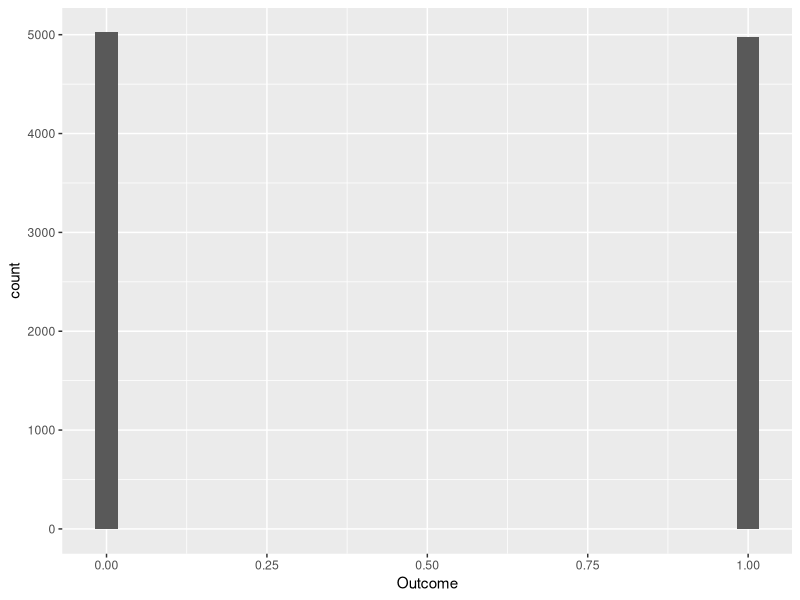
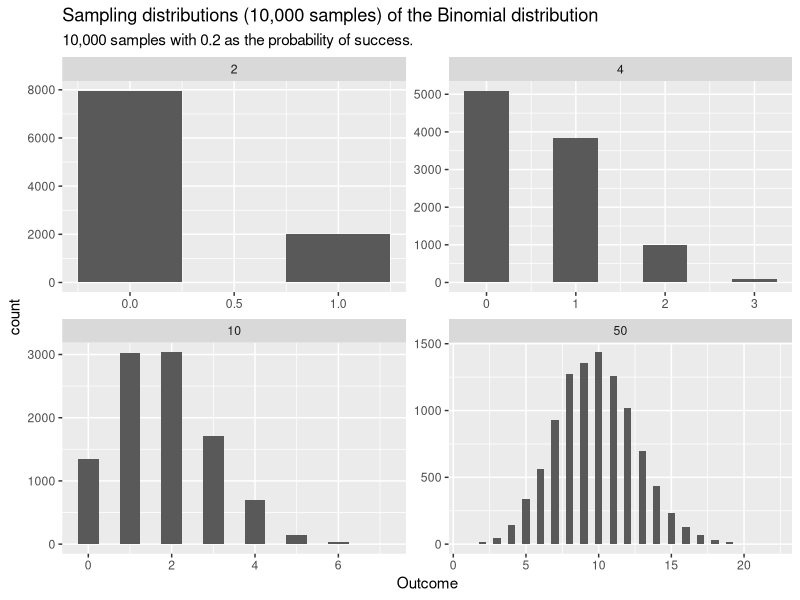
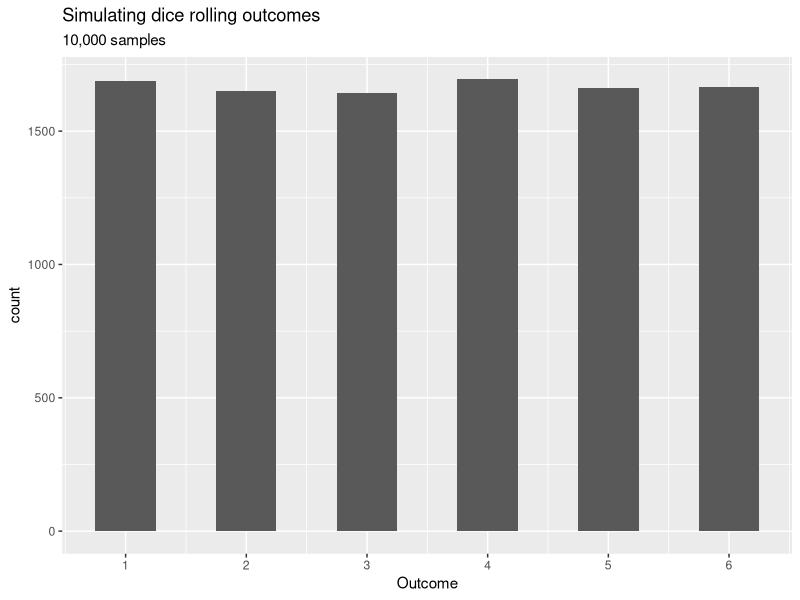
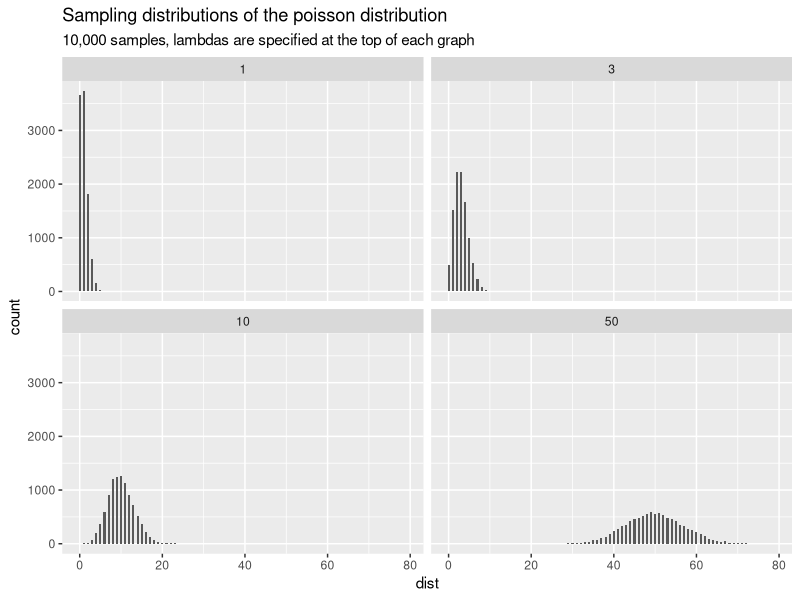
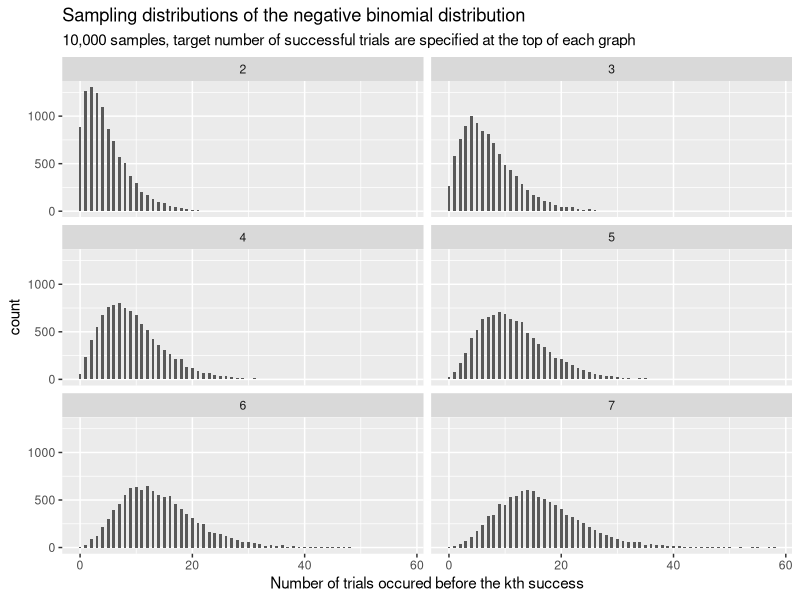
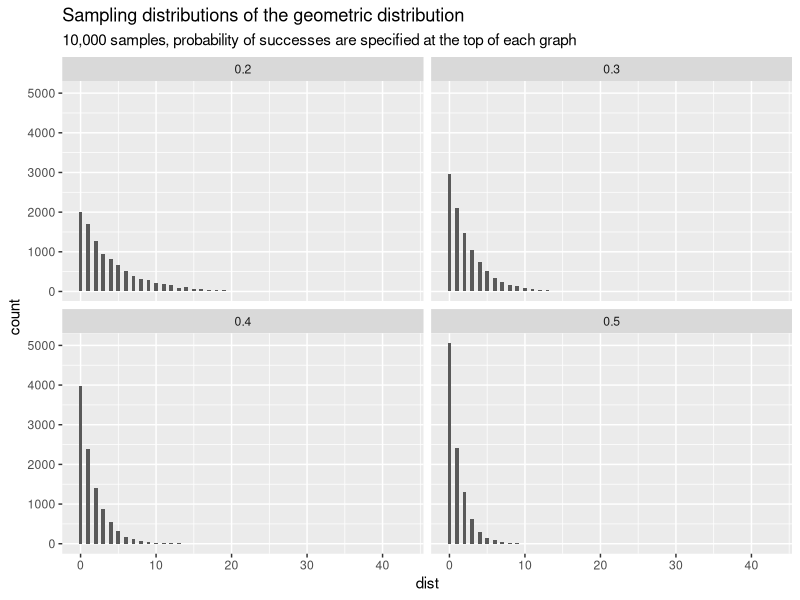

The R script that drew these images, in order:
library(tidyverse)
library(ggplot2)

# Set for reproducibility
set.seed(777)
sampleSize <- 10000

# Bernoulli
data <- tibble(Outcome = rbinom(sampleSize, 1, 0.5))

ggplot(data, aes(x = Outcome)) + geom_histogram()


# Binomial
dataBinom2 <- tibble(Outcome = rbinom(sampleSize, 1, 0.2), OutcomeNo=2)
dataBinom4 <- tibble(Outcome = rbinom(sampleSize, 3, 0.2), OutcomeNo=4)
dataBinom10 <- tibble(Outcome = rbinom(sampleSize, 9, 0.2), OutcomeNo=10)
dataBinom50 <- tibble(Outcome = rbinom(sampleSize, 49, 0.2), OutcomeNo=50)

data <- bind_rows(dataBinom2, dataBinom4, dataBinom10, dataBinom50)

ggplot(data, aes(x = Outcome)) + 
  geom_histogram(binwidth = .5) + 
  facet_wrap(~OutcomeNo, scales = "free") +
  labs(
    title = "Sampling distributions (10,000 samples) of the Binomial distribution",
    subtitle = "10,000 samples with 0.2 as the probability of success."
  ) 


# Discrete Uniform
data <- tibble(Outcome = rdunif(sampleSize, 1, 6))

ggplot(data, aes(x = Outcome)) + 
  geom_histogram(binwidth = .5) +
  scale_x_continuous(breaks = seq(1,6,1)) +
  labs(
    title = "Simulating dice rolling outcomes",
    subtitle = "10,000 samples"
  )


# Poisson 
dataPois1 <- tibble(dist = rpois(sampleSize, 1), lambda = 1)
dataPois3 <- tibble(dist = rpois(sampleSize, 3), lambda = 3)
dataPois10 <- tibble(dist = rpois(sampleSize, 10), lambda = 10)
dataPois50 <- tibble(dist = rpois(sampleSize, 50), lambda = 50)


data <- bind_rows(dataPois1, dataPois3, dataPois10, dataPois50)

ggplot(data, aes(x = dist)) + 
  geom_histogram(binwidth = .5) + 
  facet_wrap(~lambda) +
  labs(
    title = "Sampling distributions of the poisson distribution",
    subtitle = "10,000 samples, lambdas are specified at the top of each graph"
  ) 



# Negative binomial
dataNb2 <- tibble(dist = rnbinom(sampleSize, 2, .3), success = 2)
dataNb3 <- tibble(dist = rnbinom(sampleSize, 3, .3), success = 3)
dataNb4 <- tibble(dist = rnbinom(sampleSize, 4, .3), success = 4)
dataNb5 <- tibble(dist = rnbinom(sampleSize, 5, .3), success = 5)
dataNb6 <- tibble(dist = rnbinom(sampleSize, 6, .3), success = 6)
dataNb7 <- tibble(dist = rnbinom(sampleSize, 7, .3), success = 7)

data <- bind_rows(dataNb2, dataNb3, dataNb4, dataNb5, dataNb6, dataNb7)

ggplot(data, aes(x = dist)) + 
  geom_histogram(binwidth = .5) + 
  facet_wrap(~success, ncol = 2) +
  labs(
    title = "Sampling distributions of the negative binomial distribution",
    subtitle = "10,000 samples, target number of successful trials are specified at the top of each graph",
    x = "Number of trials occured before the kth success"
  ) 



# Geometric
dataGeom2 <- tibble(dist = rgeom(sampleSize, .2), prob = 0.2)
dataGeom3 <- tibble(dist = rgeom(sampleSize, .3), prob = 0.3)
dataGeom4 <- tibble(dist = rgeom(sampleSize, .4), prob = 0.4)
dataGeom5 <- tibble(dist = rgeom(sampleSize, .5), prob = 0.5)

data <- bind_rows(dataGeom2, dataGeom3, dataGeom4, dataGeom5)

ggplot(data, aes(x = dist)) + 
  geom_histogram(binwidth = .5) + 
  facet_wrap(~prob) +
  labs(
    title = "Sampling distributions of the geometric distribution",
    subtitle = "10,000 samples, probability of successes are specified at the top of each graph"
  ) 

